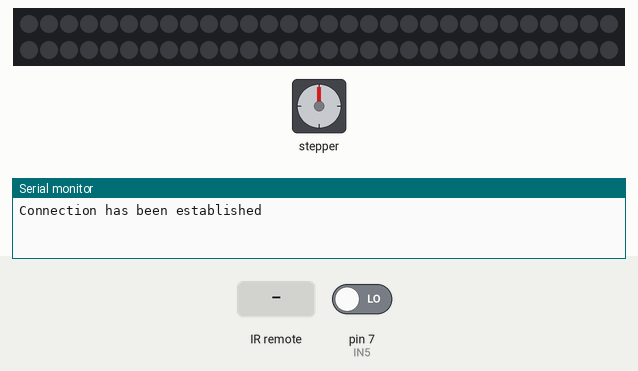
Recording of a sketch running on a simulated Arduino Uno, built with avr-gcc and run on an emulated ATmega328P. On the bench: stepper motor, 60 RGB LEDs in strip order, left to right, continuing on the next row, the last lines printed to the serial monitor. Wiring (inferred from the names in the program): stepper motor (2048 steps per turn assumed): coils pin 8, pin 9, pin 10, pin 11. Inputs (shaded band) come from the test bench; at power-on: pin 7 (IN5) LOW. Dim RGB values are drawn brighter than linear.

Above: at 1.2 s.
1.3 s: infrared code 0x7 received
At 1.78 s:
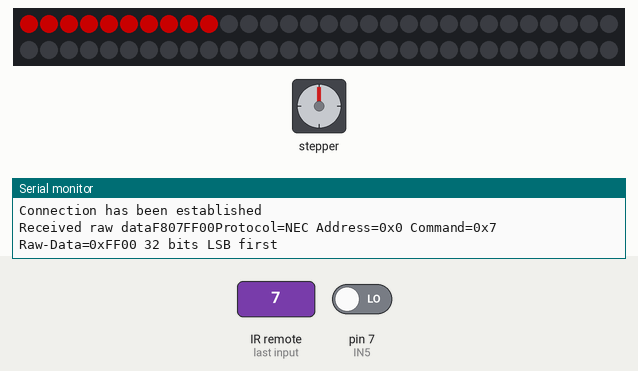
At 5.2 s:
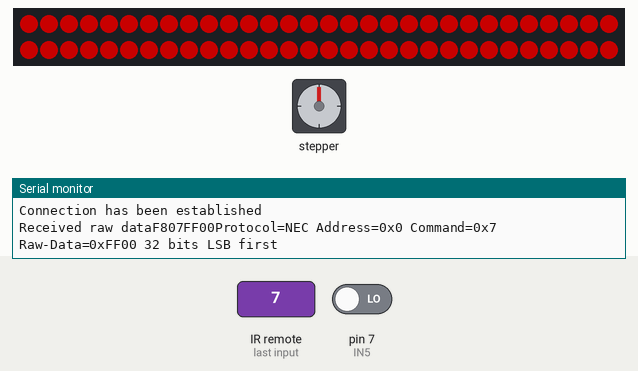
Timing chart, 0 to 41.8 s (numbered marks = the images above; inputs shaded):
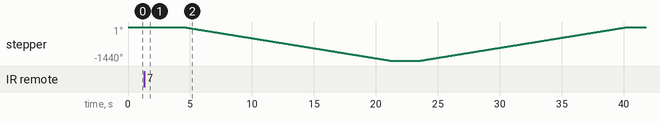

The sketch:

Crane.ino
```cpp
#include <IRremote.h>
#include <FastLED.h>
#include <AccelStepper.h>
// #include <iostream>
// #include <vector>
// #include <algorithms>

#define MotorInterfaceType 8

AccelStepper stepper1 = AccelStepper(MotorInterfaceType, 8, 9, 10, 11);

#define NUM_LEDS 60
#define LED_PIN 4

CRGB leds[NUM_LEDS];


#define IN1  8
#define IN2  9
#define IN3  10
#define IN4  11
#define IN5  7

int buttonState = 0;
int Steps = 0;
bool Direction = true;
unsigned long last_time = micros(); // Initialize last_time
unsigned long currentMillis;
int steps_left = 16384;
long time = 0; // Initialize time
const int REC_V_PIN = 2;
const int NUM_BUTTONS = 17;
const unsigned long code[NUM_BUTTONS] = {0xBA45FF00, 0xB946FF00, 0xB847FF00, 0xBB44FF00, 0xBF40FF00, 0xBC43FF00, 0xF807FF00, 0xEA15FF00, 0xF609FF00, 0xE619FF00, 0xE916FF00, 0xF20DFF00, 0xE718FF00, 0xF708FF00, 0xA55AFF00, 0xAD52FF00, 0xE31CFF00};
// const unsigned long BUTTON_CODE = 0xE31CFF00;
int count = 0;


void setup() {
    Serial.begin(115200);
    FastLED.addLeds<WS2812B, LED_PIN, GRB>(leds, NUM_LEDS);
    FastLED.setBrightness(100); //0-255
    pinMode(IN1, OUTPUT);
    pinMode(IN2, OUTPUT);
    pinMode(IN3, OUTPUT);
    pinMode(IN4, OUTPUT);
    pinMode(IN5, INPUT);
    stepper1.setMaxSpeed(1500);
    stepper1.setAcceleration(500);
    IrReceiver.begin(REC_V_PIN, ENABLE_LED_FEEDBACK);
    Serial.println("Connection has been established");
}

void loop() {
    if(IrReceiver.decode()){
      Serial.print("Received raw data");
      Serial.print(IrReceiver.decodedIRData.decodedRawData, HEX);
      IrReceiver.printIRResultShort(&Serial);
      IrReceiver.resume();
    }

    buttonState = digitalRead(IN5);
    if ((buttonState == HIGH) || (inArray(code, NUM_BUTTONS, IrReceiver.decodedIRData.decodedRawData))) {
       for(int i = 0; i < NUM_LEDS; i++){
        leds[i] = CRGB::Red;
        FastLED.show();
        delay(50);
       }
        while ((steps_left > 0)) {
            currentMillis = micros();
            if (currentMillis - last_time >= 1000) {
                stepper(1);
                time += micros() - last_time;
                last_time = micros();
                steps_left--;
            }
            if(steps_left == 0){
              count++;
              Direction = !Direction;
              steps_left = 16384;
              if(count == 2){
                break;
              }
              delay(2000);
            }
        }
        count = 0;
        for(int i = NUM_LEDS-1; i >= 0; i--){
          leds[i] = CRGB::Black;
          FastLED.show();
          delay(50);
        }
        // Serial.print("Rotations count: " + count);
        // Serial.println(time);
        // Serial.println("Wait...!");
        // delay(2000);
        // Direction = !Direction;
        // steps_left = 16384;
    }
}

void stepper(int xw) {
    for (int x = 0; x < xw; x++) {
        switch (Steps) {
            case 0:
                digitalWrite(IN1, LOW);
                digitalWrite(IN2, LOW);
                digitalWrite(IN3, LOW);
                digitalWrite(IN4, HIGH);
                break;
            case 1:
                digitalWrite(IN1, LOW);
                digitalWrite(IN2, LOW);
                digitalWrite(IN3, HIGH);
                digitalWrite(IN4, HIGH);
                break;
            case 2:
                digitalWrite(IN1, LOW);
                digitalWrite(IN2, LOW);
                digitalWrite(IN3, HIGH);
                digitalWrite(IN4, LOW);
                break;
            case 3:
                digitalWrite(IN1, LOW);
                digitalWrite(IN2, HIGH);
                digitalWrite(IN3, HIGH);
                digitalWrite(IN4, LOW);
                break;
            case 4:
                digitalWrite(IN1, LOW);
                digitalWrite(IN2, HIGH);
                digitalWrite(IN3, LOW);
                digitalWrite(IN4, LOW);
                break;
            case 5:
                digitalWrite(IN1, HIGH);
                digitalWrite(IN2, HIGH);
                digitalWrite(IN3, LOW);
                digitalWrite(IN4, LOW);
                break;
            case 6:
                digitalWrite(IN1, HIGH);
                digitalWrite(IN2, LOW);
                digitalWrite(IN3, LOW);
                digitalWrite(IN4, LOW);
                break;
            case 7:
                digitalWrite(IN1, HIGH);
                digitalWrite(IN2, LOW);
                digitalWrite(IN3, LOW);
                digitalWrite(IN4, HIGH);
                break;
            default:
                digitalWrite(IN1, LOW);
                digitalWrite(IN2, LOW);
                digitalWrite(IN3, LOW);
                digitalWrite(IN4, LOW);
                break;
        }
        SetDirection();
    }
}

void SetDirection() {
    if (Direction) {
        Steps++;
    } else {
        Steps--;
    }
    if (Steps > 7) { Steps = 0; }
    if (Steps < 0) { Steps = 7; }
}

bool inArray(const unsigned long codes[], int size, unsigned long compareCode){
  for(int i = 0; i < size; i++){
    if(codes[i] == compareCode){
      return true;
    }
  }
  return false;
}
```

Measured:
- after the input at 1.3 s, stepper: turns 1439° counter-clockwise in 16.9 s, then 1° counter-clockwise in 0.00 s, then 1440° clockwise in 16.9 s; the LEDs: first change at once (image 1 shows a later state)
